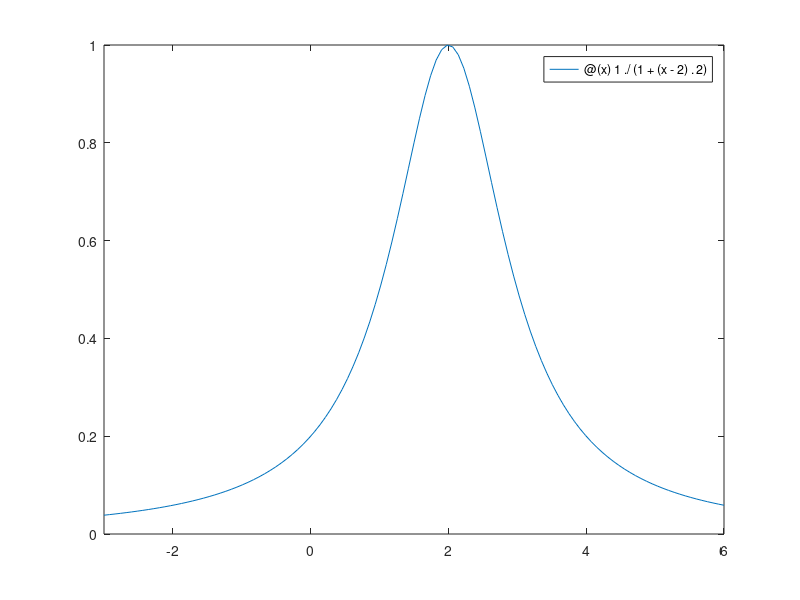

Write the MATLAB code that produced this figure. (Note: this script raises an error after producing the figure.)
clear
close all
clc
% devo calcolare l'integrale di f su I=[xa,xb]
xa=0;
xb=5;
f=@(x)1./(1+(x-2).^2);  
fplot(f,[-3,6])
%%
%calcolo l'integrale esatto indefinito
Iex=int(sym(f)) %=atan(x - 2)
% calcolo l'integrale esatto definito
Iex=atan(xb-2)-atan(xa-2) %= 2.356194490192345e+00

H=[]; Err=[];
%calcolo l'integrale numericamente
for M=10:10:1000
    % approssimo l'integrale con pmedio composito / trapezi /simpson
    Iapp=pmedioc(f,xa,xb,M);
    H=[H,(xb-xa)/M]; % valuto e salvo l'ampiezza degli intervallini
    Err=[Err,abs(Iex-Iapp)]; % valuto e salvo l'errore nella lista Err
end

figure(1)
loglog(H,Err,'Linewidth',2,'DisplayName','errori')
legend('-dynamiclegend');hold on;grid on;
loglog(H,H.^2,'Linewidth',2,'DisplayName','H^2')
loglog(H,H.^4,'Linewidth',2,'DisplayName','H^4')
xlabel('H')
ylabel('errori')

% calcolo l'integrale approssimato nel caso M=1000
M=1000
    Iapp=pmedioc(f,xa,xb,M)
    H=(xb-xa)/M
    Err=abs(Iex-Iapp)
% M = 1000
% Iapp = 2.356194 719358795e+00
% I ex = 2.356194 490192345e+00
% H = 5.000000000000000e-03
% Err =     2.291664498166313e-07

% dal grafico vedo che gli errori hanno una pendenza simile a quella di H^2

%% ripeto utilizzando trapezi composita e simpson composita
metodo=menu('scegli la formula','pmedio','trapezi','simpson');
% dati
xa=0; xb=5;
f=@(x)sqrt(x);
% f(x)=sqrt(x) non e' di classe C2([0,5]), non vale piu' la stima del
% teorema
Iex=2/3*5^(3/2); % integrale esatto

H=[]; Err=[];
for M=10:10:1000
    % approssimo l'integrale con pmedio composito / trapezi /simpson
    if metodo==1
        Iapp=pmedioc(f,xa,xb,M);
        
    elseif metodo==2
        x=linspace(xa,xb,M+1);
        Iapp=trapz(x,f(x));
        
    elseif metodo==3
        Iapp=simpsonc(f,xa,xb,M);
        
    end
    H=[H,(xb-xa)/M]; % valuto e salvo l'ampiezza degli intervallini
    Err=[Err,abs(Iex-Iapp)]; % valuto e salvo l'errore nella lista Err
end

% rappresento gli errori al variare di H
figure(1);clf
loglog(H,Err,'Linewidth',2,'DisplayName','errori')
legend('-dynamiclegend')
hold on
grid on
loglog(H,H.^2,'Linewidth',2,'DisplayName','H^2')
loglog(H,H.^4,'Linewidth',2,'DisplayName','H^4')
xlabel('H')
ylabel('errori')

if metodo==1
    title('punto medio')
elseif metodo==2
    title('trapezi')
elseif metodo==3
    title('Simpson')
end
